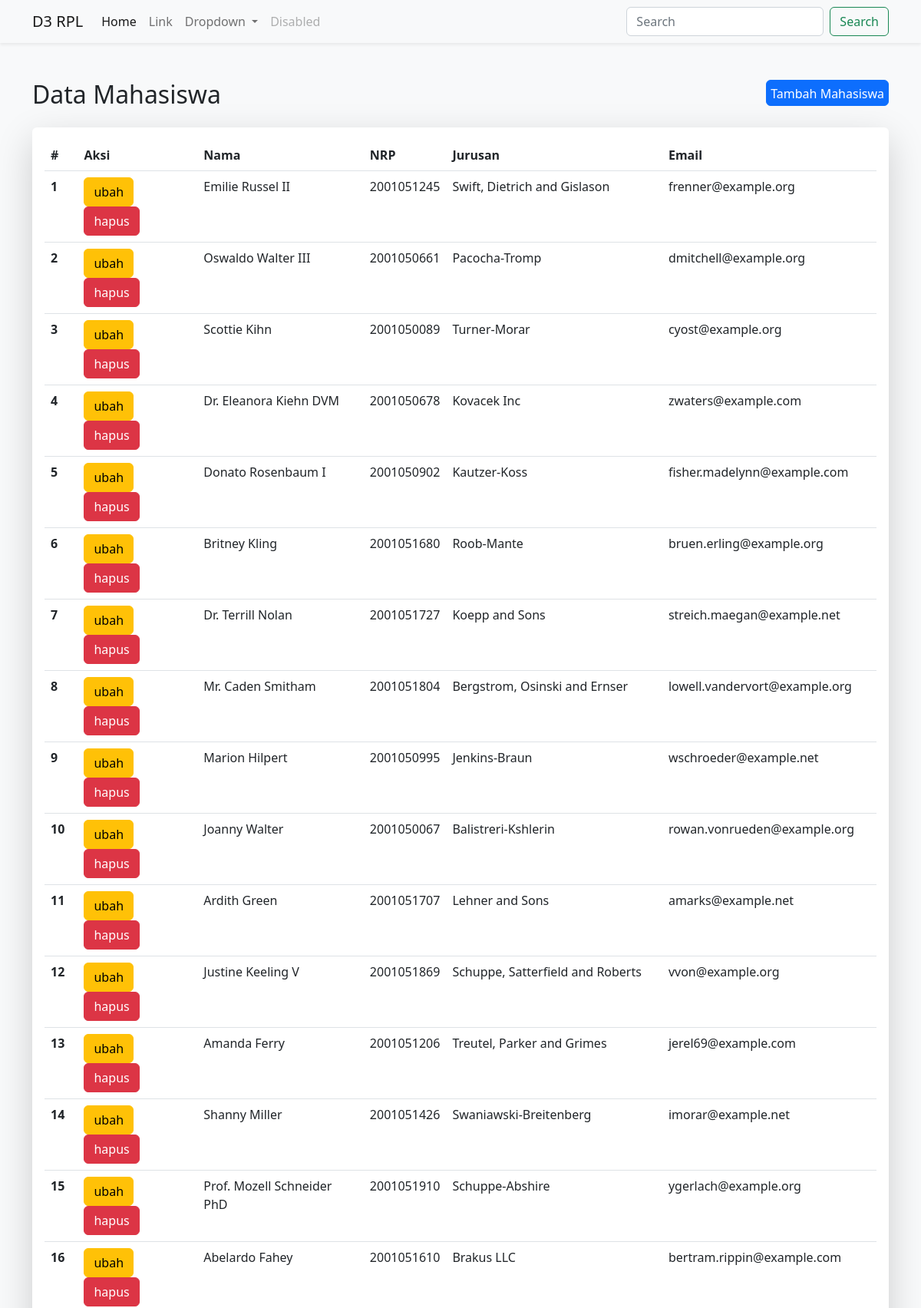
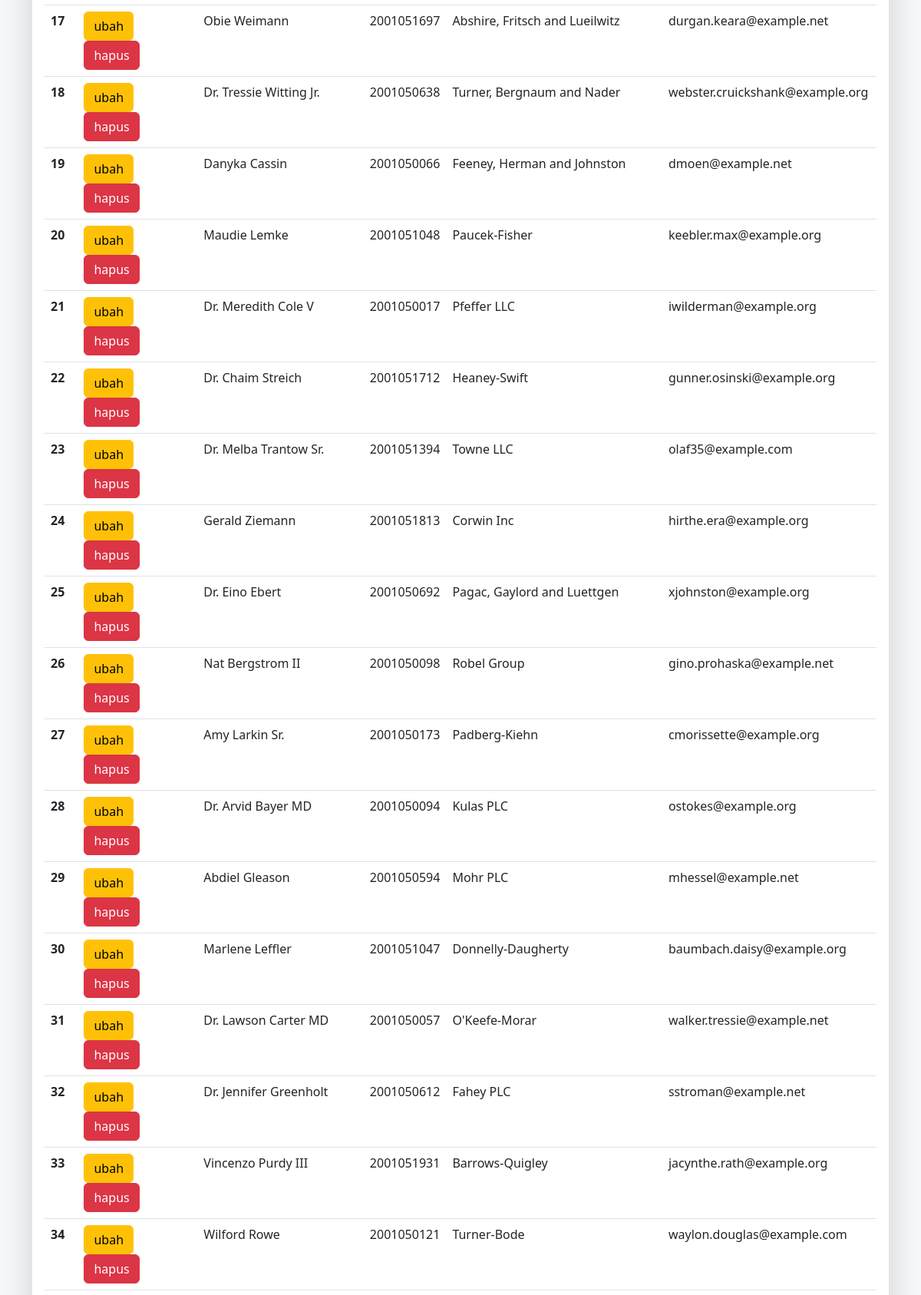
The page / (upper part) on the database its author committed (2 pictures, top to bottom).
### tables this page shows
CREATE TABLE `cuih` (
  `id` int(11) NOT NULL,
  `nama` varchar(100) NOT NULL,
  `nrp` int(10) NOT NULL,
  `email` varchar(100) DEFAULT NULL,
  `jurusan` varchar(100) NOT NULL
);

### application/controllers/Mahasiswa.php (called while the page is built, shortened)
<?php
class Mahasiswa extends CI_Controller {
    public function __construct()
    {
        $this->load->model('modelMahasiswa');
    }
    public function index () {
        $data['judul'] = 'Data Mahasiswa';
        $data['mahasiswa'] = $this->modelMahasiswa->getAllMahasiswa();
        $this->load->view('templates/header', $data);
        $this->load->view('mahasiswa/index', $data);
        $this->load->view('templates/footer');
    }
}
?>

### index.php (called while the page is built, shortened)
<?php
require_once BASEPATH.'core/CodeIgniter.php';

### application/models/modelMahasiswa.php (called while the page is built, shortened)
<?php
class modelMahasiswa extends CI_Model {
    public function getAllMahasiswa() {
        return $this->db->get('cuih')->result_array();
    }
}
?>

### application/views/mahasiswa/index.php (the view)
<div class="row  d-flex justify-content-center">
    <div class="col-12 m-5 ">
        <div class="d-flex justify-content-between mb-3">
            <h2>Data Mahasiswa</h4>
            <a href="<?php echo site_url() ?>index.php/mahasiswa/tambah" class="btn btn-primary" style="padding:5px; height: 34px">Tambah Mahasiswa</a>
        </div>
        <div class="card shadow-lg border-0 ">
            <div class="card-body ">
                <table class="table ">
                    <thead>
                        <tr>
                            <th>#</th>
                            <th>Aksi</th>
                            <th>Nama</th>
                            <th>NRP</th>
                            <th>Jurusan</th>
                            <th>Email</th>
                        </tr>
                    </thead>
                    <tbody>
                        <?php
                        $i= 1;
                        foreach ($mahasiswa as $mhs) :
                        ?>
                        <tr>
                            <th scope="row"><?php echo $i++; ?></th>
                            <td>
                                <a href="<?php echo site_url()?>index.php/mahasiswa/ubah/<?php echo $mhs['id'] ?>" class="btn btn-warning">ubah</a>
                                <a href="<?php echo site_url() ?>index.php/mahasiswa/hapus/<?php echo $mhs['id'] ?>" class="btn btn-danger" onclick="return confirm('Yakin ingin hapus data ini ? ')">hapus</a>
                            </td>
                            <td><?php echo $mhs['nama'] ?></td>
                            <td><?php echo $mhs['nrp'] ?></td>
                            <td><?php echo $mhs['jurusan'] ?></td>
                            <td><?php echo $mhs['email'] ?></td>
                        </tr>
                        <?php
                        endforeach;
                        ?>
                    </tbody>
                </table>
            </div>
        </div>
    </div>
</div>

### application/views/templates/header.php (shortened to what this page needs)
<!DOCTYPE html>
<html lang="en">
<head>
    <link rel="stylesheet" href="<?php echo site_url() ?>assets/css/bootstrap.css">
</head>
<body style="background-color: #F8F9FA;">
    <nav class="navbar navbar-expand-lg bg-light shadow-sm">
        <div class="container">
            <a class="navbar-brand" href="#">D3 RPL</a>
            <div class="collapse navbar-collapse" id="navbarSupportedContent">
                <ul class="navbar-nav me-auto mb-2 mb-lg-0">
                    <li class="nav-item">
                        <a class="nav-link active" aria-current="page" href="#">Home</a>
                    </li>
                    <li class="nav-item">
                        <a class="nav-link" href="#">Link</a>
                    </li>
                    <li class="nav-item dropdown">
                        <a class="nav-link dropdown-toggle" href="#" role="button" data-bs-toggle="dropdown"
                            aria-expanded="false">
                            Dropdown
                        </a>
                    </li>
                    <li class="nav-item">
                        <a class="nav-link disabled">Disabled</a>
                    </li>
                </ul>
                <form class="d-flex" role="search">
                    <input class="form-control me-2" type="search" placeholder="Search" aria-label="Search">
                    <button class="btn btn-outline-success" type="submit">Search</button>
                </form>
            </div>
        </div>
    </nav>
    <div class="container" style="background-color: #F8F9FA;">

### application/views/templates/footer.php (shortened to what this page needs)
    </div>
</body>
</html>

### rows shown on the page
cuih: nama "Emilie Russel II", nrp "2001051245", jurusan "Swift, Dietrich and Gislason", email "frenner@example.org"
cuih: nama "Oswaldo Walter III", nrp "2001050661", jurusan "Pacocha-Tromp", email "dmitchell@example.org"
cuih: nama "Scottie Kihn", nrp "2001050089", jurusan "Turner-Morar", email "cyost@example.org"
cuih: nama "Dr. Eleanora Kiehn DVM", nrp "2001050678", jurusan "Kovacek Inc", email "zwaters@example.com"
cuih: nama "Donato Rosenbaum I", nrp "2001050902", jurusan "Kautzer-Koss", email "fisher.madelynn@example.com"
cuih: nama "Britney Kling", nrp "2001051680", jurusan "Roob-Mante", email "bruen.erling@example.org"
cuih: nama "Dr. Terrill Nolan", nrp "2001051727", jurusan "Koepp and Sons", email "streich.maegan@example.net"
cuih: nama "Mr. Caden Smitham", nrp "2001051804", jurusan "Bergstrom, Osinski and Ernser", email "lowell.vandervort@example.org"
cuih: nama "Marion Hilpert", nrp "2001050995", jurusan "Jenkins-Braun", email "wschroeder@example.net"
cuih: nama "Joanny Walter", nrp "2001050067", jurusan "Balistreri-Kshlerin", email "rowan.vonrueden@example.org"
cuih: nama "Ardith Green", nrp "2001051707", jurusan "Lehner and Sons", email "amarks@example.net"
cuih: nama "Justine Keeling V", nrp "2001051869", jurusan "Schuppe, Satterfield and Roberts", email "vvon@example.org"
cuih: nama "Amanda Ferry", nrp "2001051206", jurusan "Treutel, Parker and Grimes", email "jerel69@example.com"
cuih: nama "Shanny Miller", nrp "2001051426", jurusan "Swaniawski-Breitenberg", email "imorar@example.net"
cuih: nama "Prof. Mozell Schneider PhD", nrp "2001051910", jurusan "Schuppe-Abshire", email "ygerlach@example.org"
cuih: nama "Abelardo Fahey", nrp "2001051610", jurusan "Brakus LLC", email "bertram.rippin@example.com"
cuih: nama "Obie Weimann", nrp "2001051697", jurusan "Abshire, Fritsch and Lueilwitz", email "durgan.keara@example.net"
cuih: nama "Dr. Tressie Witting Jr.", nrp "2001050638", jurusan "Turner, Bergnaum and Nader", email "webster.cruickshank@example.org"
cuih: nama "Danyka Cassin", nrp "2001050066", jurusan "Feeney, Herman and Johnston", email "dmoen@example.net"
cuih: nama "Maudie Lemke", nrp "2001051048", jurusan "Paucek-Fisher", email "keebler.max@example.org"
cuih: nama "Dr. Meredith Cole V", nrp "2001050017", jurusan "Pfeffer LLC", email "iwilderman@example.org"
cuih: nama "Dr. Chaim Streich", nrp "2001051712", jurusan "Heaney-Swift", email "gunner.osinski@example.org"
cuih: nama "Dr. Melba Trantow Sr.", nrp "2001051394", jurusan "Towne LLC", email "olaf35@example.com"
cuih: nama "Gerald Ziemann", nrp "2001051813", jurusan "Corwin Inc", email "hirthe.era@example.org"
cuih: nama "Dr. Eino Ebert", nrp "2001050692", jurusan "Pagac, Gaylord and Luettgen", email "xjohnston@example.org"
cuih: nama "Nat Bergstrom II", nrp "2001050098", jurusan "Robel Group", email "gino.prohaska@example.net"
cuih: nama "Amy Larkin Sr.", nrp "2001050173", jurusan "Padberg-Kiehn", email "cmorissette@example.org"
cuih: nama "Dr. Arvid Bayer MD", nrp "2001050094", jurusan "Kulas PLC", email "ostokes@example.org"
cuih: nama "Abdiel Gleason", nrp "2001050594", jurusan "Mohr PLC", email "mhessel@example.net"
cuih: nama "Marlene Leffler", nrp "2001051047", jurusan "Donnelly-Daugherty", email "baumbach.daisy@example.org"
cuih: nama "Dr. Lawson Carter MD", nrp "2001050057", jurusan "O'Keefe-Morar", email "walker.tressie@example.net"
cuih: nama "Dr. Jennifer Greenholt", nrp "2001050612", jurusan "Fahey PLC", email "sstroman@example.net"
cuih: nama "Vincenzo Purdy III", nrp "2001051931", jurusan "Barrows-Quigley", email "jacynthe.rath@example.org"
cuih: nama "Wilford Rowe", nrp "2001050121", jurusan "Turner-Bode", email "waylon.douglas@example.com"
